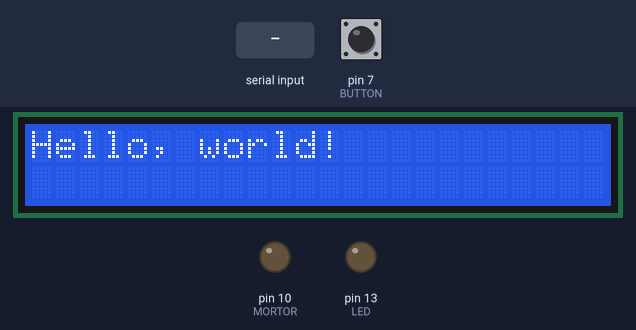
This sketch was run on a simulated Arduino Uno, built with avr-gcc and run on an emulated ATmega328P. On the bench: 24×2 character LCD, output pins drawn as LEDs (lit = HIGH). Inputs (shaded band) come from the test bench; at power-on: pin 7 (BUTTON) LOW. What the sketch prints to the serial monitor is not drawn.

Above: at 1.2 s.
1.3 s: pin 7 (BUTTON) pulled HIGH for 1 s
At 3.1 s:
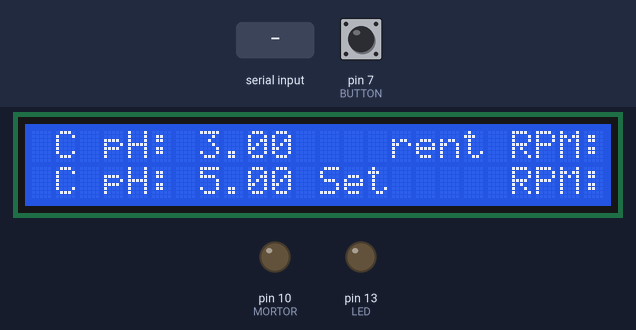
3.8 s: pin 7 (BUTTON) pulled HIGH for 0.15 s
At 5.0 s:
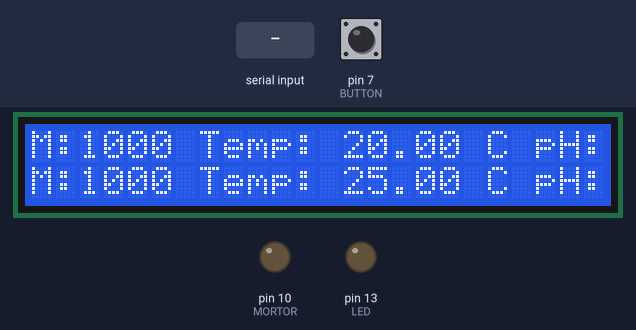
5.4 s: pin 7 (BUTTON) driven HIGH
At 5.87 s:
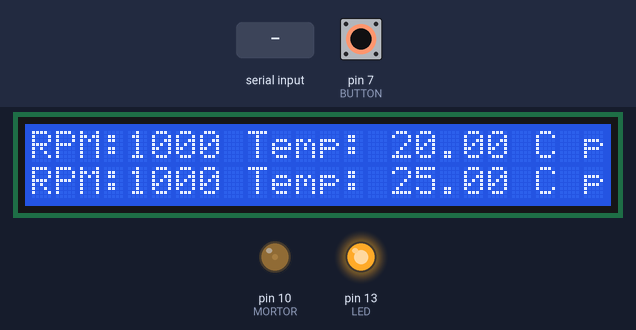
8.4 s: "90,45\n" received over Serial
At 9.58 s:
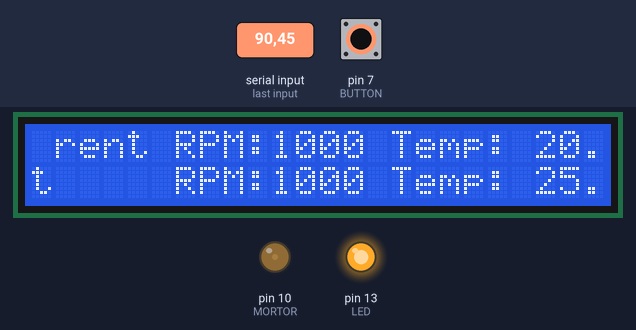
11.4 s: "90\n" received over Serial
At 12.57 s:
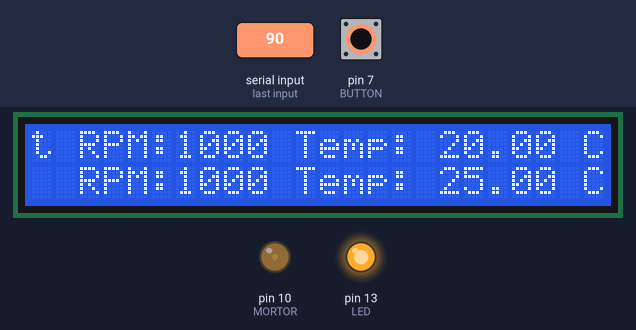
13.9 s: "200\n" received over Serial
At 14.7 s:
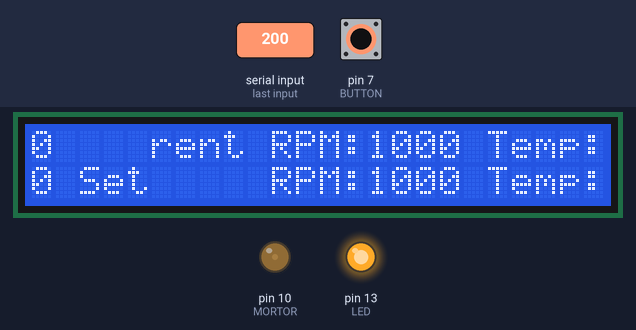
Timing chart, 0 to 16.9 s (numbered marks = the images above; inputs shaded):
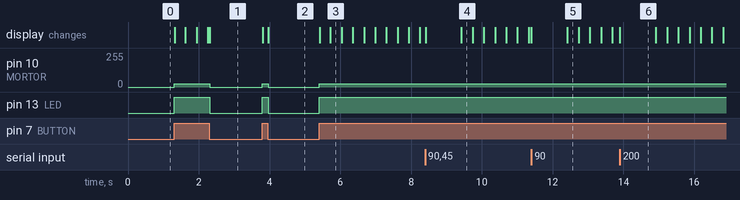

The sketch:

Overall.ino
```cpp
#include <LiquidCrystal.h>

const int rs=12, en=11, d4=5, d5=4, d6=3, d7=2;   //LCD set up
LiquidCrystal lcd(rs, en, d4, d5, d6, d7);

float var;                                //

const int LED = 13;
const int BUTTON = 7;
const int MORTOR = 10;
const int TEMP = 6;
const int TEMP_INPUT = A3;
//const int PH = 9;
//const int PH_INPUT = A2;
int motorOutputValue = 0;
int motorRPM = 1000;         //default
int oldmotorRPM = 0;
//int tempOutputValue = 0;
//int tempSensorValue = 0;
//int pHOutputValue = 0;
//int pHSensorValue = 0;
float setTemp = 25.00;       //default
float setpH = 5.0;           //default
float curTemp = 20.00;
float curpH = 3.0;
int buttonState;
/*

float baseError(int time, float cVal, float tVal){
  return cVal - tVal;
  //negative if under target, positive if above target
}

float derivativeError(int time, float prevError, float error){
  return (error-prevError);//one time unit
}
float* PID(int time=0,float cVal=20, float tVal=20, float prevError=0, float prevIntegral=0){
  //cTemp = current temp, tTemp = target temp
  float* valList = calloc(3);
  *(valList)=baseError(time,cVal,tVal);
  if (time!=0){
    *(valList+1)=prevIntegral + *(valList);//one time unit
    *(valList+2)=derivativeError(time,prevError,*(valList));
  }
  return valList;
}

*/

void setup()
{
  pinMode(LED, OUTPUT);
  pinMode(MORTOR, OUTPUT);
  //pinMode(PH, OUTPUT);
  //pinMode(TEMP, OUTPUT);
  //pinMode(PH_INPUT, INPUT);
  //pinMode(TEMP_INPUT, INPUT);
  pinMode(BUTTON, INPUT);
  Serial.begin(9600);
  Serial.println("RPM, Temperature(C), pH");      //For data sheet
  // LCD
  lcd.begin(24, 2);
  lcd.print("Hello, world!");
}

void loop()
{
  int oldmotorRPM = motorRPM;
  buttonState = digitalRead(BUTTON);
  if (buttonState == HIGH){
    //Serial.println(buttonState);
    digitalWrite(LED, HIGH);

    // Stirring system
    motorOutputValue = (motorRPM - 513/13)*13/500;  //to be calibrated
    //Serial.println(motorOutputValue);
    //Serial.println(motorRPM);           //record data
    analogWrite(MORTOR, motorOutputValue);

    // Temperature system
    /*
    //get temp, put into PID formula, adjust, loop
    float k[3] = {1.0,1.0,1.0};
    tempSensorValue = analogRead(TEMP_INPUT);
    //request user temperate = tVal
    float PIDvaluesList[3] = PID(time,tempSensorValue,tVal,prevError,prevIntegral);
    tempOutputValue = (k[0]*PIDvaluesList[0])+(k[1]*PIDvaluesList[1])+(k[2]*PIDvaluesList[2]);
    curTemp = tempSensorValue; //to be calibrated
    if (curTemp < 25 || curTemp < setTemp)
    //	analogWrite(TEMP, tempOutputValue);
    if (curTemp > 35 || curTemp > setTemp) digitalWrite(TEMP, LOW);
    Serial.println(curTemp);
    */

    // pH system
    /*
    pHSensorValue = analogRead(PH_INPUT);
    pHOutputValue = Pid();
    curpH = pHSensorValue; //to be calibrated
    if (curpH < 3 || curpH < setpH)
    	analogWrite(PH, pHOutputValue);
    if (curpH > 7 || curpH > setpH)
    	digitalWrite(PH, LOW);
    Serial.println(curpH);
    */


    // Change data via serial

    while(Serial.available()>0){//when serial available
        var = Serial.readString().toFloat();
        if(var >= 500 && var <= 1500 ){    //New RPM
            motorRPM = var;
            //Serial.println(motorRPM);
        }
        else if(var >= 20 && var <= 35){    //New Temperature
            setTemp = var;
            //Serial.println(setTemp);
        }
        else if(var >= 3 && var <= 7){      //New pH
            setpH = var;
            //Serial.println(setpH);
        }
        else{
            Serial.println("ERROR!!! Please input again.");
        }
  	}

	// Send data

    Serial.print(motorRPM);
    Serial.print(", ");
    Serial.print(curTemp);
    Serial.print(", ");
    Serial.println(curpH);
    // delay(1000);

    // Update LCD, print data on the actrual screen.
    lcd.setCursor(0, 0);
    if (motorRPM != oldmotorRPM)  lcd.clear();
    lcd.print("Current ");
    lcd.print("RPM:");
    lcd.print(motorRPM);
    lcd.print(" ");
    lcd.print("Temp: ");
    lcd.print(curTemp);
    lcd.print(" ""C ");
    lcd.print("pH: ");
    lcd.print(curpH);
    lcd.print("    ");
    lcd.scrollDisplayLeft();

    lcd.setCursor(0, 1);
    lcd.print("Set     ");
    lcd.print("RPM:");
    lcd.print(motorRPM);
    lcd.print(" ");
    lcd.print("Temp: ");
    lcd.print(setTemp);
    lcd.print(" ""C ");
    lcd.print("pH: ");
    lcd.print(setpH);
    lcd.print("    ");
    lcd.scrollDisplayLeft();
  }
  else{
    digitalWrite(LED, LOW);
    motorOutputValue = 0;
    analogWrite(MORTOR, motorOutputValue);
  }
}
```

Measured:
- after the input at 1.3 s, pin 10 (MORTOR): 0/255 → 24/255 at once, → 0/255 1.0 s later; pin 13 (LED): LOW → HIGH at once, → LOW 1.0 s later; the display: first changes at once (image 1 shows a later state)
- after the input at 3.8 s, pin 10 (MORTOR): 0/255 → 24/255 at once, → 0/255 0.16 s later; pin 13 (LED): LOW → HIGH at once, → LOW 0.16 s later; the display: first changes at once (image 2 shows a later state)
- after the input at 5.4 s, pin 10 (MORTOR): 0/255 → 24/255 at once; pin 13 (LED): LOW → HIGH at once; the display: first changes at once (image 3 shows a later state)
- what the display in image 6 shows lasts 1.0 s, from 13.9 s to 14.9 s
